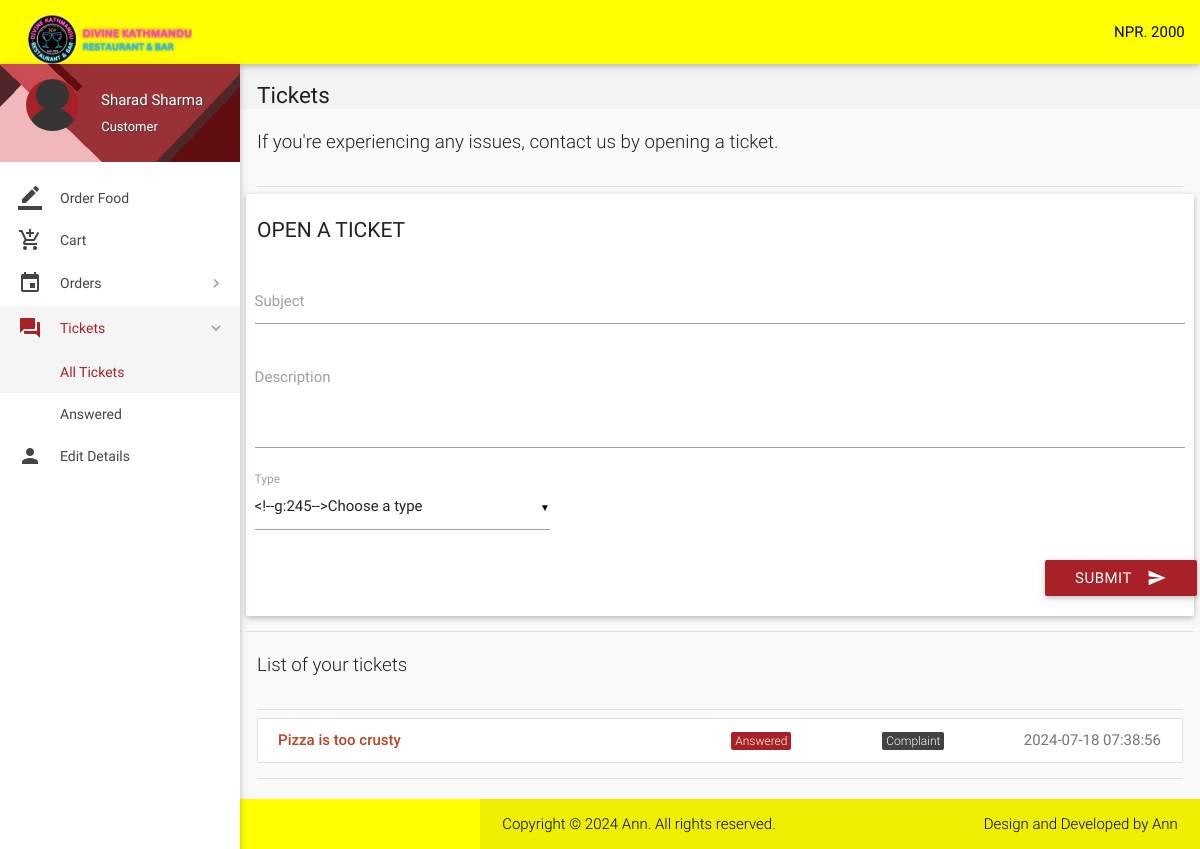
Screenshot of /tickets.php (signed in) with the database file from the repository.
### tables this page shows
CREATE TABLE `wallet_details` (
  `id` int(11) NOT NULL,
  `wallet_id` int(11) NOT NULL,
  `number` varchar(16) NOT NULL,
  `cvv` int(3) NOT NULL,
  `balance` int(11) NOT NULL DEFAULT 2000
);

CREATE TABLE `tickets` (
  `id` int(11) NOT NULL,
  `poster_id` int(11) NOT NULL,
  `subject` varchar(100) NOT NULL,
  `description` varchar(3000) NOT NULL,
  `status` varchar(8) NOT NULL DEFAULT 'Open',
  `type` varchar(30) NOT NULL DEFAULT 'Others',
  `date` datetime NOT NULL DEFAULT current_timestamp(),
  `deleted` tinyint(4) NOT NULL DEFAULT 0
);

### includes/wallet.php (called while the page is built, shortened)
<?php
$user_id = $_SESSION['user_id'];
$sql = mysqli_query($con, "SELECT * FROM wallet where customer_id = $user_id");
$wallet_id = null;
while($row1 = mysqli_fetch_array($sql)){
    $wallet_id = $row1['id'];
}
if($wallet_id) {
    $sql = mysqli_query($con, "SELECT * FROM wallet_details where wallet_id = $wallet_id");
    while($row1 = mysqli_fetch_array($sql)){
        $balance = $row1['balance'];
    }
} else {
    echo "Wallet not found for user.";
}
?>

### includes/connect.php (called while the page is built, shortened)
<?php
$name = $_SESSION['name'];
$role = $_SESSION['role'];
?>

### tickets.php (the view, shortened to what this page needs)
<?php
include 'includes/connect.php';
include 'includes/wallet.php';
	if($_SESSION['customer_sid']==session_id())
	{
		?>
<!DOCTYPE html>
<html lang="en">
<head>
  <link href="css/materialize.min.css" type="text/css" rel="stylesheet" media="screen,projection">
  <link href="css/style.min.css" type="text/css" rel="stylesheet" media="screen,projection">
  <link href="css/custom/custom.min.css" type="text/css" rel="stylesheet" media="screen,projection">
  <link href="js/plugins/perfect-scrollbar/perfect-scrollbar.css" type="text/css" rel="stylesheet" media="screen,projection">
  <link href="js/plugins/data-tables/css/jquery.dataTables.min.css" type="text/css" rel="stylesheet" media="screen,projection">
</head>
<body>
  <header id="header" class="page-topbar">
        <div class="navbar-fixed">
            <nav class="navbar-color">
                <div class="nav-wrapper">
                    <ul class="left">
                      <li><h1 class="logo-wrapper"><a href="index.php" class="brand-logo darken-1"><img src="images/materialize-logo.png" alt="logo"></a> <span class="logo-text">Logo</span></h1></li>
                    </ul>
                    <ul class="right hide-on-med-and-down">
                        <li><a href="#" class="waves-effect waves-block waves-light">NPR. <?php echo $balance;?></i></a>
                        </li>
                    </ul>
                </div>
            </nav>
        </div>
  </header>
  <div id="main">
    <div class="wrapper">
      <aside id="left-sidebar-nav">
        <ul id="slide-out" class="side-nav fixed leftside-navigation">
            <li class="user-details cyan darken-2">
            <div class="row">
                <div class="col col s4 m4 l4">
                    <img src="images/avatar.jpg" alt="" class="circle responsive-img valign profile-image">
                </div>
                <div class="col col s8 m8 l8">
                    <a class="btn-flat dropdown-button waves-effect waves-light white-text profile-btn" href="#" data-activates="profile-dropdown"><?php echo $name;?> <i class="mdi-navigation-arrow-drop-down right"></i></a>
                    <p class="user-roal"><?php echo $role;?></p>
                </div>
            </div>
            </li>
            <li class="bold"><a href="index.php" class="waves-effect waves-cyan"><i class="mdi-editor-border-color"></i> Order Food</a>
            </li>
            <li class="bold"><a href="cart.php" class="waves-effect waves-cyan"><i class="mdi-action-add-shopping-cart"></i> Cart</a>
            </li>
                <li class="no-padding">
                    <ul class="collapsible collapsible-accordion">
                        <li class="bold"><a class="collapsible-header waves-effect waves-cyan"><i class="mdi-editor-insert-invitation"></i> Orders</a>
                        </li>
                    </ul>
                </li>
                <li class="no-padding">
                    <ul class="collapsible collapsible-accordion">
                        <li class="bold"><a class="collapsible-header waves-effect waves-cyan active"><i class="mdi-action-question-answer"></i> Tickets</a>
                            <div class="collapsible-body">
                                <ul>
								<li class="<?php
								if(!isset($_GET['status'])){
										echo 'active';
									}?>
									"><a href="tickets.php">All Tickets</a>
                                </li>
								<?php
									$sql = mysqli_query($con, "SELECT DISTINCT status FROM tickets WHERE poster_id = $user_id AND not deleted;");
									while($row = mysqli_fetch_array($sql)){
                                    echo '<li class='.(isset($_GET['status'])?($status == $_GET['status'] ? 'active' : ''): '').'><a href="tickets.php?status='.$row['status'].'">'.$row['status'].'</a>
                                    </li>';
									}
									?>
                                </ul>
                            </div>
                        </li>
                    </ul>
                </li>
            <li class="bold"><a href="details.php" class="waves-effect waves-cyan"><i class="mdi-social-person"></i> Edit Details</a>
            </li>
        </ul>
        </aside>
      <section id="content">
        <div id="breadcrumbs-wrapper">
          <div class="container">
            <div class="row">
              <div class="col s12 m12 l12">
                <h5 class="breadcrumbs-title">Tickets</h5>
              </div>
            </div>
          </div>
        </div>
        <div class="container">
          <p class="caption">If you're experiencing any issues, contact us by opening a ticket.</p>
          <div class="divider"></div>
            <div class="row">
              <div class="col s12 m4 l3">
                <h4 class="header">Open a ticket</h4>
              </div>
<div>
                <div class="card-panel">
                  <div class="row">
                    <form class="formValidate" id="formValidate" method="post" action="routers/add-ticket" novalidate="novalidate" class="col s12">
                      <div class="row">
                        <div class="input-field col s12">
                          <input name="subject" id="subject" type="text" data-error=".errorTxt1">
                          <label for="subject" class="">Subject</label>
                        </div>
                      </div>
                      <div class="row">
                        <div class="input-field col s12">
                          <textarea name="description" id="description" class="materialize-textarea validate" data-error=".errorTxt2"></textarea>
                          <label for="description" class="">Description</label>
                        </div>
                      </div>
                      <div class="row">
                        <div class="input-field col s4">
							<label>Type</label>
                        </div>
                      </div>
                      <div class="row">
                        <div class="row">
                          <div class="input-field col s12">
                            <button class="btn cyan waves-effect waves-light right" type="submit" name="action">Submit
                              <i class="mdi-content-send right"></i>
                            </button>
                          </div>
                        </div>
                      </div>
                    </form>
                  </div>
                </div>
              </div>
            <div class="divider"></div>
          </div>
    </div>
        <div class="container">
          <p class="caption">List of your tickets</p>
          <div class="divider"></div>
									<div id="work-collections">
									<ul id="projects-collection" class="collection">
								<?php
									if(isset($_GET['status'])){
										$status = $_GET['status'];
									}
									else{
										$status = '%';
									}
									$sql = mysqli_query($con, "SELECT * FROM tickets WHERE poster_id = $user_id AND status LIKE '$status' AND not deleted;");
									while($row = mysqli_fetch_array($sql)){
									echo'<a href="view-ticket.php?id='.$row['id'].'"class="collection-item">
                                        <div class="row">
                                            <div class="col s6">
                                                <p class="collections-title">'.$row['subject'].'</p>
                                            </div>
                                            <div class="col s2">
                                            <span class="task-cat cyan">'.$row['status'].'</span></div>
                                            <div class="col s2">
                                            <span class="task-cat grey darken-3">'.$row['type'].'</span></div>
                                            <div class="col s2">
                                            <span class="badge">'.$row['date'].'</span></div>
                                        </div>
                                    </a>';
									}
									?>
									</ul>
									</div>
            <div class="divider"></div>
          </div>
    </div>
  <footer class="page-footer">
    <div class="footer-copyright">
      <div class="container">
        <span>Copyright © 2024 <a class="grey-text text-lighten-4" href="#" target="_blank"> Ann.</a> All rights reserved.</span>
        <span class="right"> Design and Developed by <a class="grey-text text-lighten-4" href="#">Ann</a></span>
        </div>
    </div>
  </footer>
</body>
</html>
<?php
	}
?>

### rows the page displays
wallet_details: balance "2000"
tickets: subject "Pizza is too crusty", status "Answered", type "Complaint", date "2024-07-18 07:38:56"

### other values shown
$name "Sharad Sharma"
$role "Customer"
$row['status'] "Answered"
